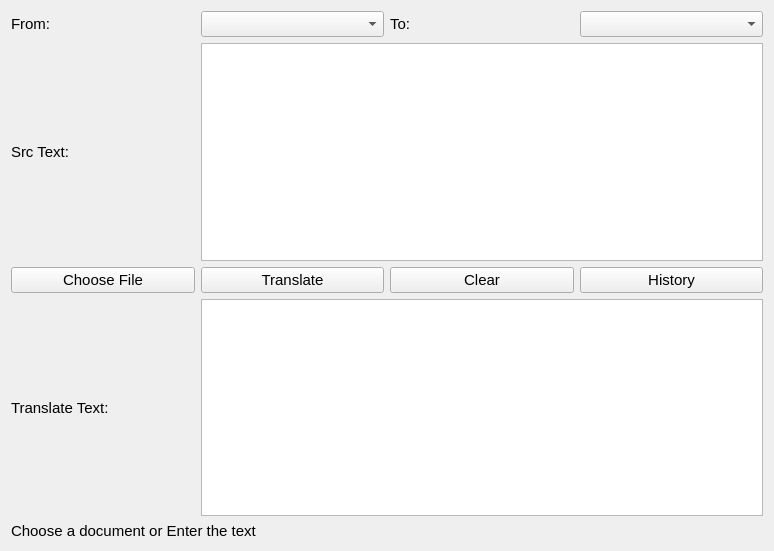
<?xml version="1.0" encoding="UTF-8"?>
<ui version="4.0">
 <class>Widget</class>
 <widget class="QWidget" name="Widget">
  <property name="geometry">
   <rect>
    <x>0</x>
    <y>0</y>
    <width>774</width>
    <height>551</height>
   </rect>
  </property>
  <property name="font">
   <font>
    <pointsize>11</pointsize>
   </font>
  </property>
  <property name="windowTitle">
   <string>STranslate</string>
  </property>
  <property name="windowIcon">
   <iconset resource="res.qrc">
    <normaloff>:/img/translate.png</normaloff>:/img/translate.png</iconset>
  </property>
  <layout class="QGridLayout" name="gridLayout">
   <item row="0" column="0">
    <layout class="QGridLayout" name="mainLayout">
     <item row="0" column="3">
      <widget class="QComboBox" name="toComboBox"/>
     </item>
     <item row="2" column="2">
      <widget class="QPushButton" name="clearButton">
       <property name="font">
        <font>
         <pointsize>11</pointsize>
        </font>
       </property>
       <property name="text">
        <string>Clear</string>
       </property>
      </widget>
     </item>
     <item row="2" column="3">
      <widget class="QPushButton" name="historyButton">
       <property name="font">
        <font>
         <pointsize>11</pointsize>
        </font>
       </property>
       <property name="text">
        <string>History</string>
       </property>
      </widget>
     </item>
     <item row="2" column="1">
      <widget class="QPushButton" name="translateButton">
       <property name="font">
        <font>
         <pointsize>11</pointsize>
        </font>
       </property>
       <property name="text">
        <string>Translate</string>
       </property>
      </widget>
     </item>
     <item row="1" column="0">
      <widget class="QLabel" name="srcLabel">
       <property name="font">
        <font>
         <pointsize>11</pointsize>
        </font>
       </property>
       <property name="text">
        <string>Src Text:</string>
       </property>
      </widget>
     </item>
     <item row="0" column="2">
      <widget class="QLabel" name="toLabel">
       <property name="font">
        <font>
         <pointsize>11</pointsize>
        </font>
       </property>
       <property name="text">
        <string>To:</string>
       </property>
      </widget>
     </item>
     <item row="0" column="1">
      <widget class="QComboBox" name="fromComboBox">
       <property name="editable">
        <bool>false</bool>
       </property>
       <property name="currentText">
        <string/>
       </property>
      </widget>
     </item>
     <item row="3" column="1" colspan="3">
      <widget class="QTextEdit" name="translateTextEdit"/>
     </item>
     <item row="3" column="0">
      <widget class="QLabel" name="translateLabel">
       <property name="font">
        <font>
         <pointsize>11</pointsize>
        </font>
       </property>
       <property name="text">
        <string>Translate Text:</string>
       </property>
      </widget>
     </item>
     <item row="1" column="1" colspan="3">
      <widget class="QTextEdit" name="srcTextEdit"/>
     </item>
     <item row="0" column="0">
      <widget class="QLabel" name="fromLabel">
       <property name="font">
        <font>
         <pointsize>11</pointsize>
        </font>
       </property>
       <property name="text">
        <string>From:</string>
       </property>
      </widget>
     </item>
     <item row="2" column="0">
      <widget class="QPushButton" name="chooseFileButton">
       <property name="font">
        <font>
         <pointsize>11</pointsize>
        </font>
       </property>
       <property name="text">
        <string>Choose File</string>
       </property>
      </widget>
     </item>
     <item row="4" column="0" colspan="4">
      <widget class="QLabel" name="statusLabel">
       <property name="font">
        <font>
         <pointsize>11</pointsize>
        </font>
       </property>
       <property name="text">
        <string>Choose a document or Enter the text</string>
       </property>
      </widget>
     </item>
    </layout>
   </item>
  </layout>
 </widget>
 <layoutdefault spacing="6" margin="11"/>
 <resources>
  <include location="res.qrc"/>
 </resources>
 <connections/>
</ui>
